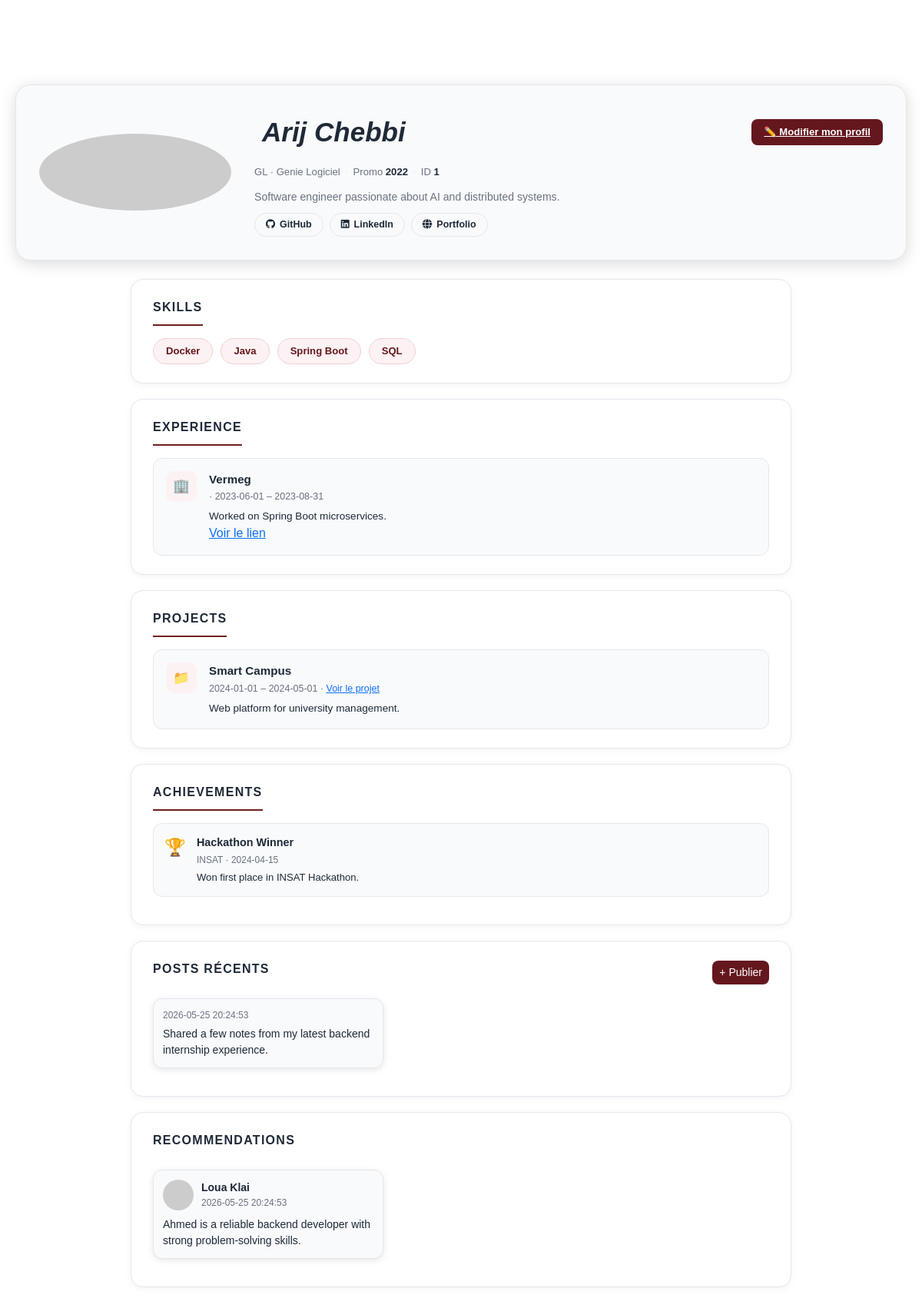
/frontend/pages/profil.php (signed in), run on the app's committed database.
### tables this page shows
CREATE TABLE IF NOT EXISTS users (
    id           INT          AUTO_INCREMENT PRIMARY KEY,
    email        VARCHAR(150) NOT NULL UNIQUE,
    password_hash VARCHAR(255) NOT NULL,
    profile_link TEXT         NULL,
    github_link TEXT         NULL,
    linkedin_link TEXT         NULL,

    tagline      VARCHAR(255) NULL,
    bio          TEXT         NULL,
    avatar_url   TEXT         NULL,
    insatien_id  INT          NOT NULL UNIQUE,
    created_at   TIMESTAMP    DEFAULT CURRENT_TIMESTAMP,
    updated_at   TIMESTAMP    DEFAULT CURRENT_TIMESTAMP ON UPDATE CURRENT_TIMESTAMP,
    FOREIGN KEY (insatien_id) REFERENCES insatien(id)
        ON DELETE CASCADE
);

CREATE TABLE IF NOT EXISTS insatien (
    id          INT          AUTO_INCREMENT PRIMARY KEY,
    nom         VARCHAR(100) NOT NULL,
    prenom      VARCHAR(100) NOT NULL,
    email       VARCHAR(150) NOT NULL UNIQUE,
    promo_year  INT          NULL,
    parcours_id INT          NULL,
    created_at  TIMESTAMP    DEFAULT CURRENT_TIMESTAMP,
    FOREIGN KEY (parcours_id) REFERENCES parcours(id)
        ON DELETE SET NULL
);

CREATE TABLE IF NOT EXISTS filieres (
    id   INT          AUTO_INCREMENT PRIMARY KEY,
    name VARCHAR(120) NOT NULL UNIQUE
);

CREATE TABLE IF NOT EXISTS parcours (
    id         INT          AUTO_INCREMENT PRIMARY KEY,
    name       VARCHAR(120) NOT NULL UNIQUE,
    filiere_id INT          NULL,
    FOREIGN KEY (filiere_id) REFERENCES filieres(id)
        ON DELETE SET NULL
);

CREATE TABLE IF NOT EXISTS skills (
    id   INT          AUTO_INCREMENT PRIMARY KEY,
    name VARCHAR(100) NOT NULL UNIQUE
);

CREATE TABLE IF NOT EXISTS experience (
    id              INT          AUTO_INCREMENT PRIMARY KEY,
    user_id         INT          NOT NULL,
    date_debut      DATE         NULL,
    date_fin        DATE         NULL,       
    entreprise      VARCHAR(255) NULL,
    experience_type ENUM('skill','job','certification') NOT NULL,
    lien            TEXT         NULL,
    description     TEXT         NULL,
    created_at      TIMESTAMP    DEFAULT CURRENT_TIMESTAMP,
    FOREIGN KEY (user_id) REFERENCES users(id) ON DELETE CASCADE,
    INDEX idx_experience_user (user_id),
    INDEX idx_experience_type (experience_type)
);

CREATE TABLE IF NOT EXISTS projects (
    id          INT          AUTO_INCREMENT PRIMARY KEY,
    user_id     INT          NOT NULL,
    title       VARCHAR(255) NOT NULL,
    description TEXT         NULL,
    lien        TEXT         NULL,            
    date_debut  DATE         NULL,
    date_fin    DATE         NULL,            
    created_at  TIMESTAMP    DEFAULT CURRENT_TIMESTAMP,
    FOREIGN KEY (user_id) REFERENCES users(id) ON DELETE CASCADE,
    INDEX idx_projects_user (user_id)
);

CREATE TABLE IF NOT EXISTS achievements (
    id               INT          AUTO_INCREMENT PRIMARY KEY,
    user_id          INT          NOT NULL,
    title            VARCHAR(255) NOT NULL,
    issuer           VARCHAR(255) NULL,       
    achievement_type ENUM('award','honour','publication','competition','other') NOT NULL DEFAULT 'other',
    date_obtained    DATE         NULL,
    lien             TEXT         NULL,
    description      TEXT         NULL,
    created_at       TIMESTAMP    DEFAULT CURRENT_TIMESTAMP,
    FOREIGN KEY (user_id) REFERENCES users(id) ON DELETE CASCADE,
    INDEX idx_achievements_user (user_id),
    INDEX idx_achievements_type (achievement_type)
);

CREATE TABLE IF NOT EXISTS posts (
    id         INT       AUTO_INCREMENT PRIMARY KEY,
    user_id    INT       NOT NULL,
    content    TEXT      NOT NULL,
    created_at TIMESTAMP DEFAULT CURRENT_TIMESTAMP,
    FOREIGN KEY (user_id) REFERENCES users(id) ON DELETE CASCADE,
    INDEX idx_posts_user (user_id),
    INDEX idx_posts_created_at (created_at)
);

CREATE TABLE IF NOT EXISTS recommandations (
    id         INT       AUTO_INCREMENT PRIMARY KEY,
    from_user  INT       NOT NULL,
    to_user    INT       NOT NULL,
    texte      TEXT      NOT NULL,
    created_at TIMESTAMP DEFAULT CURRENT_TIMESTAMP,
    CONSTRAINT chk_no_self_recommandation CHECK (from_user <> to_user),
    FOREIGN KEY (from_user) REFERENCES users(id) ON DELETE CASCADE,
    FOREIGN KEY (to_user)   REFERENCES users(id) ON DELETE CASCADE
);

### frontend/pages/profil.php (the view, shortened to what the rows shown need)
<?php
require_once '../../backend/config/ConnexionDB.php';
require_once '../../backend/service/profileService.php';
$conn   = ConnexionDB::getInstance();
$stmt   = $conn->prepare("SELECT id FROM users WHERE email = :email LIMIT 1");
$stmt->execute([':email' => $_SESSION['email']]);
$me     = $stmt->fetch(PDO::FETCH_ASSOC);
$userId = (int)($me['id'] ?? 0);
$targetId = isset($_GET['id']) ? (int)$_GET['id'] : $userId;
$service = new profileService();
try {
  $data            = $service->getFullProfile($targetId);
  $user            = $data['user'];
  $skills          = $data['skills'];
  $experiences     = $data['experiences'];
  $projects        = $data['projects'];
  $achievements    = $data['achievements'];
  $recommendations = $data['recommendations'];
  $posts           = $data['posts'];
} catch (Exception $e) {
  $pageError = $e->getMessage();
  $user = [
    'prenom' => '',
    'nom' => '',
    'avatar_url' => null,
    'filiere' => null,
    'parcours' => null,
    'promo_year' => null,
    'insatien_id' => null,
    'tagline' => null,
    'bio' => null,
    'github_link' => null,
    'linkedin_link' => null,
    'profile_link' => null,
  ];
  $skills = [];
  $experiences = [];
  $projects = [];
  $achievements = [];
  $recommendations = [];
  $posts = [];
}
$isOwner = ($targetId === $userId);
function h(?string $val): string {
    return htmlspecialchars($val ?? '', ENT_QUOTES, 'UTF-8');
}
?>
<!DOCTYPE html>
<html lang="fr">
<head>
  <link rel="stylesheet" href="/frontend/assets/css/bootstrap.min.css">
  <link rel="stylesheet" href="https://cdn.jsdelivr.net/npm/bootstrap-icons@1.10.5/font/bootstrap-icons.css">
  <link rel="stylesheet" href="/frontend/assets/css/profil.css">
  <link rel="stylesheet" href="/frontend/assets/css/footer_navbar.css">
  <link rel="stylesheet" href="https://cdnjs.cloudflare.com/ajax/libs/font-awesome/6.5.0/css/all.min.css">
</head>
<body>
<div class="container">
  <div class="profile-main">
    <div class="profile-info">
      <div class="profile-name-row">
        <h1 class="nom"><?= h($user['prenom'] . ' ' . $user['nom']) ?></h1>
        <?php if ($isOwner): ?>
          <a href="/frontend/pages/myprofile.php" class="btn-edit">✏️ Modifier mon profil</a>
        <?php endif; ?>
      </div>
      <div class="profile-meta">
        <?php if (!empty($user['filiere'])): ?>
          <span class="meta-badge"><?= h($user['filiere']) ?> · <?= h($user['parcours']) ?></span>
          <span class="meta-sep">·</span>
        <?php endif; ?>
        <span class="meta-badge">Promo <span class="num-id"><?= h($user['promo_year'] ?? 'N/A') ?></span></span>
        <span class="meta-sep">·</span>
        <span class="meta-badge">ID <span class="num-id"><?= h($user['insatien_id']) ?></span></span>
      </div>
      <p class="profile-bio"><?= h($user['bio'] ?: 'No bio provided.') ?></p>
      <div class="profile-links">
        <?php if (!empty($user['github_link'])): ?>
          <a href="<?= h($user['github_link']) ?>" class="profile-link-btn" target="_blank">
          </a>
        <?php endif; ?>
        <?php if (!empty($user['linkedin_link'])): ?>
          <a href="<?= h($user['linkedin_link']) ?>" class="profile-link-btn" target="_blank">
          </a>
        <?php endif; ?>
        <?php if (!empty($user['profile_link'])): ?>
          <a href="<?= h($user['profile_link']) ?>" class="profile-link-btn" target="_blank">
          </a>
        <?php endif; ?>
      </div>
    </div>
  </div>
</div>
<div class="container" style="max-width:900px; margin:0 auto; padding:0 20px 60px;">
  <div class="profile-section">
    <div class="skills-grid">
      <?php if ($skills): ?>
        <?php foreach ($skills as $skill): ?>
          <span class="skill-badge"><?= h($skill['name']) ?></span>
        <?php endforeach; ?>
      <?php else: ?>
        <p class="text-muted">No skills added yet.</p>
      <?php endif; ?>
    </div>
  </div>
  <div class="profile-section">
    <div class="experience-list">
      <?php if ($experiences): ?>
        <?php foreach ($experiences as $exp): ?>
          <div class="experience-card">
            <div class="exp-icon">🏢</div>
            <div>
              <p class="exp-title"><?= h($exp['entreprise'] ?? '') ?></p>
              <p class="exp-meta">
                <?= h(ucfirst($exp['experience_type'])) ?> ·
                <?= h($exp['date_debut'] ?? '') ?> –
                <?= !empty($exp['date_fin']) ? h($exp['date_fin']) : 'Present' ?>
              </p>
              <?php if (!empty($exp['description'])): ?>
                <p class="exp-desc"><?= h($exp['description']) ?></p>
              <?php endif; ?>
              <?php if (!empty($exp['lien'])): ?>
                <a href="<?= h($exp['lien']) ?>" target="_blank">Voir le lien</a>
              <?php endif; ?>
            </div>
          </div>
        <?php endforeach; ?>
      <?php else: ?>
        <p class="text-muted">No experience added yet.</p>
      <?php endif; ?>
    </div>
  </div>
  <div class="profile-section">
    <?php if ($projects): ?>
      <?php foreach ($projects as $proj): ?>
        <div class="experience-card">
          <div class="exp-icon">📁</div>
          <div>
            <p class="exp-title"><?= h($proj['title']) ?></p>
            <p class="exp-meta">
              <?= h($proj['date_debut'] ?? '') ?>
              <?= !empty($proj['date_fin']) ? '– ' . h($proj['date_fin']) : '' ?>
              <?php if (!empty($proj['lien'])): ?>
                · <a href="<?= h($proj['lien']) ?>" target="_blank">Voir le projet</a>
              <?php endif; ?>
            </p>
            <?php if (!empty($proj['description'])): ?>
              <p class="exp-desc"><?= h($proj['description']) ?></p>
            <?php endif; ?>
          </div>
        </div>
      <?php endforeach; ?>
    <?php else: ?>
      <p class="text-muted">No projects added yet.</p>
    <?php endif; ?>
  </div>
  <div class="profile-section">
    <?php if ($achievements): ?>
      <?php foreach ($achievements as $ach): ?>
        <div class="achievement-card">
          <span class="achievement-icon">🏆</span>
          <div>
            <p class="achievement-title"><?= h($ach['title']) ?></p>
            <p class="achievement-meta">
              <?= h($ach['issuer'] ?? '') ?>
              <?= !empty($ach['date_obtained']) ? '· ' . h($ach['date_obtained']) : '' ?>
            </p>
            <?php if (!empty($ach['description'])): ?>
              <p class="achievement-desc"><?= h($ach['description']) ?></p>
            <?php endif; ?>
          </div>
        </div>
      <?php endforeach; ?>
    <?php else: ?>
      <p class="text-muted">No achievements yet.</p>
    <?php endif; ?>
  </div>
  <div class="profile-section">
    <?php if (!empty($posts)): ?>
      <?php foreach ($posts as $post): ?>
        <div class="review-card" style="margin-bottom:12px;">
          <div class="review-time"><?= h($post['created_at']) ?></div>
          <div class="review-text"><?= h($post['content']) ?></div>
        </div>
      <?php endforeach; ?>
    <?php else: ?>
      <p class="text-muted">No posts yet.</p>
    <?php endif; ?>
  </div>
  <div class="profile-section">
    <?php if ($recommendations): ?>
      <?php foreach ($recommendations as $rec): ?>
        <div class="review-card">
          <div class="review-header">
            <img src="<?= h($rec['author_avatar'] ?: '/frontend/assets/images/icon-7797704_1280.png') ?>"
                 alt="avatar" style="width:40px;height:40px;border-radius:50%;object-fit:cover;margin-right:10px;">
            <div>
              <div class="review-name"><?= h($rec['author_prenom'] . ' ' . $rec['author_nom']) ?></div>
              <div class="review-time"><?= h($rec['created_at']) ?></div>
            </div>
          </div>
          <div class="review-text"><?= h($rec['texte']) ?></div>
        </div>
      <?php endforeach; ?>
    <?php else: ?>
      <p class="text-muted">No recommendations yet.</p>
    <?php endif; ?>
  </div>
</div>
</body>
</html>

### data on the page
users: insatien.nom "Arij Chebbi", filieres.name "GL", parcours.name "Genie Logiciel", insatien.promo_year "2022", insatien "1", bio "Software engineer passionate about AI and distributed systems."
skills: name "Docker"
skills: name "Java"
skills: name "Spring Boot"
skills: name "SQL"
experience: entreprise "Vermeg", date_debut "2023-06-01", date_fin "2023-08-31", description "Worked on Spring Boot microservices."
projects: title "Smart Campus", date_debut "2024-01-01", date_fin "2024-05-01", description "Web platform for university management."
achievements: title "Hackathon Winner", issuer "INSAT", date_obtained "2024-04-15", description "Won first place in INSAT Hackathon."
posts: created_at "2026-05-25 20:24:53", content "Shared a few notes from my latest backend internship experience."
recommandations: insatien.prenom+nom "Loua Klai", created_at "2026-05-25 20:24:53", texte "Ahmed is a reliable backend developer with strong problem-solving skills."
